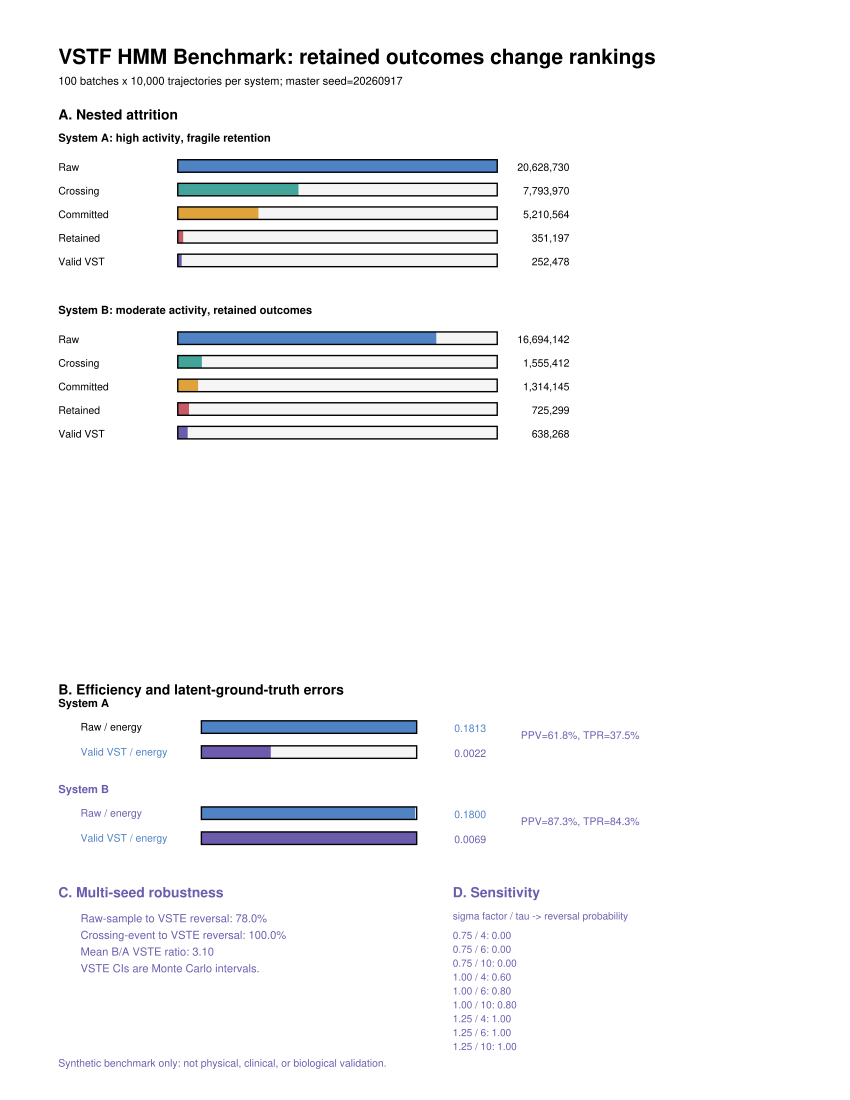

Reproduce this figure in Python.
#!/usr/bin/env python3
"""Hidden-Markov benchmark for the Valid State Transition Framework.

The benchmark is a reproducible methodological stress test. It compares two
synthetic systems with similar raw activity efficiency but different retention,
domain validity, and full-boundary cost. It repeats the experiment over
independent seeds, computes latent-ground-truth error rates, and runs a small
sensitivity sweep plus controlled ablations so that the ranking reversal is not
tied to one realization or one simultaneously changed parameter bundle.
"""

from __future__ import annotations

from dataclasses import dataclass, replace
from pathlib import Path
import csv
import hashlib
import math
import platform
import sys
from statistics import mean, pstdev

import numpy as np
import reportlab
from reportlab.lib import colors
from reportlab.lib.pagesizes import letter
from reportlab.pdfgen import canvas


MASTER_SEED = 20260917
N_TRAJ = 10_000
N_BATCHES = 100
T = 72
THETA_CROSS = 0.72
POST_COMMIT = 0.65
POST_VALIDATE = 0.80
VALIDATION_LAG = 2
TAU_RET = 6
POST_RET = 0.55
HYST_LOW = 0.35
SENS_SIGMA_FACTORS = (0.75, 1.0, 1.25)
SENS_TAU_RET = (4, 6, 10)
N_SENS_BATCHES = 5
N_ABLATION_BATCHES = 20
N_EVENT_SAMPLE_ROWS = 40


@dataclass(frozen=True)
class SystemSpec:
    name: str
    short: str
    p01: float
    p10: float
    sigma: float
    domain_valid_prob: float
    energy_base: float
    energy_per_crossing: float
    energy_per_committed: float
    energy_per_valid: float


SYSTEM_A = SystemSpec(
    name="System A: high activity, fragile retention",
    short="A",
    p01=0.125,
    p10=0.225,
    sigma=0.44,
    domain_valid_prob=0.72,
    energy_base=92.0,
    energy_per_crossing=1.15,
    energy_per_committed=2.30,
    energy_per_valid=3.20,
)

SYSTEM_B = SystemSpec(
    name="System B: moderate activity, retained outcomes",
    short="B",
    p01=0.024,
    p10=0.048,
    sigma=0.27,
    domain_valid_prob=0.88,
    energy_base=88.0,
    energy_per_crossing=0.95,
    energy_per_committed=1.45,
    energy_per_valid=2.10,
)

SYSTEMS = (SYSTEM_A, SYSTEM_B)


def simulate_hidden(spec: SystemSpec, rng: np.random.Generator) -> tuple[np.ndarray, np.ndarray]:
    x = np.zeros((N_TRAJ, T), dtype=np.int8)
    for t in range(1, T):
        prev = x[:, t - 1]
        u = rng.random(N_TRAJ)
        x[:, t] = np.where(prev == 0, (u < spec.p01).astype(np.int8), (u >= spec.p10).astype(np.int8))
    y = rng.normal(loc=x.astype(float), scale=spec.sigma)
    return x, y


def filter_posterior(spec: SystemSpec, y: np.ndarray) -> np.ndarray:
    """Stable two-state forward filter with Gaussian emissions."""
    p = np.full(y.shape[0], 0.06, dtype=float)
    post = np.zeros_like(y, dtype=float)
    for t in range(y.shape[1]):
        if t > 0:
            p = (1.0 - p) * spec.p01 + p * (1.0 - spec.p10)
        p = np.clip(p, 1e-9, 1.0 - 1e-9)
        obs = y[:, t]
        logit_prior = np.log(p / (1.0 - p))
        log_likelihood_ratio = -0.5 * ((obs - 1.0) / spec.sigma) ** 2 + 0.5 * (obs / spec.sigma) ** 2
        z = np.clip(logit_prior + log_likelihood_ratio, -40.0, 40.0)
        p = 1.0 / (1.0 + np.exp(-z))
        post[:, t] = p
    return post


def add_derived(row: dict[str, float]) -> dict[str, float]:
    row = dict(row)
    row["raw_per_energy"] = row["raw_activity"] / row["energy"]
    row["crossings_per_energy"] = row["crossings"] / row["energy"]
    row["committed_per_energy"] = row["committed"] / row["energy"]
    row["retained_per_energy"] = row["retained"] / row["energy"]
    row["vste"] = row["valid_vst"] / row["energy"]
    row["candidate_yield"] = row["valid_vst"] / max(row["crossings"], 1.0)
    row["commit_yield"] = row["valid_vst"] / max(row["committed"], 1.0)
    row["retention_yield"] = row["retained"] / max(row["committed"], 1.0)
    row["validity_yield"] = row["valid_vst"] / max(row["retained"], 1.0)
    row["downstream_rejection_fraction"] = row["false_success"] / max(row["committed"], 1.0)
    row["downstream_rejection_resolved_fraction"] = row["false_success"] / max(row["false_success"] + row["valid_vst"], 1.0)
    row["true_positive"] = row["valid_vst"] - row["false_acceptance"]
    row["precision_ppv"] = row["true_positive"] / max(row["valid_vst"], 1.0)
    row["sensitivity_tpr"] = row["true_positive"] / max(row["latent_valid"], 1.0)
    row["false_discovery_fraction"] = row["false_acceptance"] / max(row["valid_vst"], 1.0)
    row["far"] = row["false_acceptance"] / max(row["resolved"] - row["latent_valid"], 1.0)
    row["frr"] = row["false_rejection"] / max(row["latent_valid"], 1.0)
    row["pending_fraction"] = row["pending"] / max(row["committed"], 1.0)
    return row


def summarize_events(spec: SystemSpec, rng: np.random.Generator, tau_ret: int = TAU_RET) -> dict[str, float]:
    x, y = simulate_hidden(spec, rng)
    post = filter_posterior(spec, y)
    totals = {
        "raw_activity": 0.0,
        "crossings": 0.0,
        "committed": 0.0,
        "retained": 0.0,
        "valid_vst": 0.0,
        "false_success": 0.0,
        "false_acceptance": 0.0,
        "false_rejection": 0.0,
        "latent_valid": 0.0,
        "pending": 0.0,
        "resolved": 0.0,
        "energy": 0.0,
    }

    for i in range(N_TRAJ):
        yi = y[i]
        xi = x[i]
        pi = post[i]
        totals["raw_activity"] += float(np.sum(yi >= THETA_CROSS))

        armed = True
        crossings: list[int] = []
        for t, obs in enumerate(yi):
            if armed and obs >= THETA_CROSS:
                crossings.append(t)
                armed = False
            elif not armed and obs <= HYST_LOW:
                armed = True
        totals["crossings"] += len(crossings)

        committed = 0
        valid = 0
        for t in crossings:
            if pi[t] < POST_COMMIT:
                continue
            committed += 1
            totals["committed"] += 1
            v = t + VALIDATION_LAG
            end = v + tau_ret
            if end >= T:
                totals["pending"] += 1
                continue

            totals["resolved"] += 1
            posterior_retained = pi[v] >= POST_VALIDATE and float(np.min(pi[v : end + 1])) >= POST_RET
            latent_retained = xi[v] == 1 and bool(np.all(xi[v : end + 1] == 1))
            domain_truth = rng.random() <= spec.domain_valid_prob
            domain_observed = rng.random() <= spec.domain_valid_prob
            ground_truth = latent_retained and domain_truth
            accepted = posterior_retained and domain_observed

            if ground_truth:
                totals["latent_valid"] += 1
            if posterior_retained:
                totals["retained"] += 1
            if accepted:
                valid += 1
                totals["valid_vst"] += 1
            else:
                totals["false_success"] += 1
            if accepted and not ground_truth:
                totals["false_acceptance"] += 1
            if (not accepted) and ground_truth:
                totals["false_rejection"] += 1

        totals["energy"] += (
            spec.energy_base
            + spec.energy_per_crossing * len(crossings)
            + spec.energy_per_committed * committed
            + spec.energy_per_valid * valid
        )

    return add_derived(totals)


def collect_event_sample(spec: SystemSpec, rng: np.random.Generator, max_rows: int) -> list[dict[str, float | int | str]]:
    x, y = simulate_hidden(spec, rng)
    post = filter_posterior(spec, y)
    rows: list[dict[str, float | int | str]] = []

    for i in range(N_TRAJ):
        yi = y[i]
        xi = x[i]
        pi = post[i]
        armed = True
        crossings: list[int] = []
        for t, obs in enumerate(yi):
            if armed and obs >= THETA_CROSS:
                crossings.append(t)
                armed = False
            elif not armed and obs <= HYST_LOW:
                armed = True

        event_id = 0
        for t in crossings:
            if pi[t] < POST_COMMIT:
                continue
            v = t + VALIDATION_LAG
            end = v + TAU_RET
            event_id += 1
            if end >= T:
                rows.append(
                    {
                        "system": spec.short,
                        "trajectory_id": i,
                        "event_id": event_id,
                        "t_cross": t,
                        "t_validate": v,
                        "t_end": end,
                        "y_cross": yi[t],
                        "posterior_commit": pi[t],
                        "posterior_validate": "",
                        "min_posterior_retention": "",
                        "latent_retained": "",
                        "posterior_retained": "",
                        "domain_truth": "",
                        "domain_observed": "",
                        "latent_truth_z": "",
                        "operational_decision_a": "",
                        "outcome": "pending",
                    }
                )
                continue

            posterior_retained = pi[v] >= POST_VALIDATE and float(np.min(pi[v : end + 1])) >= POST_RET
            latent_retained = xi[v] == 1 and bool(np.all(xi[v : end + 1] == 1))
            domain_truth = rng.random() <= spec.domain_valid_prob
            domain_observed = rng.random() <= spec.domain_valid_prob
            latent_truth = latent_retained and domain_truth
            accepted = posterior_retained and domain_observed
            if accepted and latent_truth:
                outcome = "true_positive"
            elif accepted:
                outcome = "false_acceptance"
            elif latent_truth:
                outcome = "false_rejection"
            else:
                outcome = "true_negative_or_downstream_rejection"
            rows.append(
                {
                    "system": spec.short,
                    "trajectory_id": i,
                    "event_id": event_id,
                    "t_cross": t,
                    "t_validate": v,
                    "t_end": end,
                    "y_cross": yi[t],
                    "posterior_commit": pi[t],
                    "posterior_validate": pi[v],
                    "min_posterior_retention": float(np.min(pi[v : end + 1])),
                    "latent_retained": int(latent_retained),
                    "posterior_retained": int(posterior_retained),
                    "domain_truth": int(domain_truth),
                    "domain_observed": int(domain_observed),
                    "latent_truth_z": int(latent_truth),
                    "operational_decision_a": int(accepted),
                    "outcome": outcome,
                }
            )
            if len(rows) >= max_rows:
                return rows
    return rows


def run_batch(seed: int, tau_ret: int = TAU_RET, sigma_factor: float = 1.0) -> dict[str, dict[str, float]]:
    rng = np.random.default_rng(seed)
    out: dict[str, dict[str, float]] = {}
    for spec in SYSTEMS:
        adjusted = replace(spec, sigma=spec.sigma * sigma_factor)
        out[spec.short] = summarize_events(adjusted, rng, tau_ret=tau_ret)
    return out


def mean_ci(values: list[float]) -> tuple[float, float, float]:
    m = mean(values)
    if len(values) < 2:
        return m, m, m
    se = pstdev(values) / math.sqrt(len(values))
    return m, m - 1.96 * se, m + 1.96 * se


def monte_carlo() -> tuple[dict[str, dict[str, float]], dict[str, float]]:
    batches = [run_batch(MASTER_SEED + 1009 * i) for i in range(N_BATCHES)]
    aggregate: dict[str, dict[str, float]] = {}
    derived = {
        "raw_per_energy",
        "crossings_per_energy",
        "committed_per_energy",
        "retained_per_energy",
        "vste",
        "candidate_yield",
        "commit_yield",
        "retention_yield",
        "validity_yield",
        "downstream_rejection_fraction",
        "downstream_rejection_resolved_fraction",
        "true_positive",
        "precision_ppv",
        "sensitivity_tpr",
        "false_discovery_fraction",
        "far",
        "frr",
        "pending_fraction",
    }
    for short in ("A", "B"):
        totals: dict[str, float] = {}
        for key in batches[0][short]:
            if key not in derived:
                totals[key] = sum(batch[short][key] for batch in batches)
        aggregate[short] = add_derived(totals)

    raw_a = [b["A"]["raw_per_energy"] for b in batches]
    raw_b = [b["B"]["raw_per_energy"] for b in batches]
    vste_a = [b["A"]["vste"] for b in batches]
    vste_b = [b["B"]["vste"] for b in batches]
    reversal = [ra > rb and vb > va for ra, rb, va, vb in zip(raw_a, raw_b, vste_a, vste_b)]
    crossing_reversal = [b["A"]["crossings_per_energy"] > b["B"]["crossings_per_energy"] and b["B"]["vste"] > b["A"]["vste"] for b in batches]
    committed_reversal = [b["A"]["committed_per_energy"] > b["B"]["committed_per_energy"] and b["B"]["vste"] > b["A"]["vste"] for b in batches]
    retained_reversal = [b["A"]["retained_per_energy"] > b["B"]["retained_per_energy"] and b["B"]["vste"] > b["A"]["vste"] for b in batches]
    vste_a_ci = mean_ci(vste_a)
    vste_b_ci = mean_ci(vste_b)
    stats = {
        "n_batches": float(N_BATCHES),
        "n_traj_per_batch": float(N_TRAJ),
        "ranking_reversal_probability": sum(reversal) / len(reversal),
        "crossing_to_vste_reversal_probability": sum(crossing_reversal) / len(crossing_reversal),
        "committed_to_vste_reversal_probability": sum(committed_reversal) / len(committed_reversal),
        "retained_to_vste_reversal_probability": sum(retained_reversal) / len(retained_reversal),
        "mean_vste_ratio_b_over_a": mean(vb / va for va, vb in zip(vste_a, vste_b)),
        "mean_raw_ratio_a_over_b": mean(ra / rb for ra, rb in zip(raw_a, raw_b)),
        "vste_a_mean": vste_a_ci[0],
        "vste_a_ci_low": vste_a_ci[1],
        "vste_a_ci_high": vste_a_ci[2],
        "vste_b_mean": vste_b_ci[0],
        "vste_b_ci_low": vste_b_ci[1],
        "vste_b_ci_high": vste_b_ci[2],
    }
    return aggregate, stats


def ablation_systems(kind: str) -> tuple[SystemSpec, SystemSpec]:
    if kind == "combined":
        return SYSTEM_A, SYSTEM_B
    common = SYSTEM_A
    if kind == "dynamics_only":
        return common, replace(common, p01=SYSTEM_B.p01, p10=SYSTEM_B.p10, name="System B: dynamics-only", short="B")
    if kind == "noise_only":
        return common, replace(common, sigma=SYSTEM_B.sigma, name="System B: noise-only", short="B")
    if kind == "domain_only":
        return common, replace(common, domain_valid_prob=SYSTEM_B.domain_valid_prob, name="System B: domain-only", short="B")
    if kind == "cost_only":
        return common, replace(
            common,
            energy_base=SYSTEM_B.energy_base,
            energy_per_crossing=SYSTEM_B.energy_per_crossing,
            energy_per_committed=SYSTEM_B.energy_per_committed,
            energy_per_valid=SYSTEM_B.energy_per_valid,
            name="System B: cost-only",
            short="B",
        )
    if kind == "equal_domain":
        return SYSTEM_A, replace(SYSTEM_B, domain_valid_prob=SYSTEM_A.domain_valid_prob, name="System B: equal-domain", short="B")
    raise ValueError(kind)


def run_pair(seed: int, spec_a: SystemSpec, spec_b: SystemSpec) -> dict[str, dict[str, float]]:
    rng = np.random.default_rng(seed)
    return {"A": summarize_events(spec_a, rng), "B": summarize_events(spec_b, rng)}


def ablations() -> list[dict[str, float | str]]:
    rows: list[dict[str, float | str]] = []
    for kind in ["dynamics_only", "noise_only", "domain_only", "cost_only", "equal_domain", "combined"]:
        spec_a, spec_b = ablation_systems(kind)
        reversals = []
        crossing_reversals = []
        ratios = []
        for i in range(N_ABLATION_BATCHES):
            batch = run_pair(MASTER_SEED + 90_000 + 1009 * i, spec_a, spec_b)
            reversals.append(batch["A"]["raw_per_energy"] > batch["B"]["raw_per_energy"] and batch["B"]["vste"] > batch["A"]["vste"])
            crossing_reversals.append(batch["A"]["crossings_per_energy"] > batch["B"]["crossings_per_energy"] and batch["B"]["vste"] > batch["A"]["vste"])
            ratios.append(batch["B"]["vste"] / max(batch["A"]["vste"], 1e-12))
        rows.append(
            {
                "ablation": kind,
                "n_batches": float(N_ABLATION_BATCHES),
                "raw_to_vste_reversal_probability": sum(reversals) / len(reversals),
                "crossing_to_vste_reversal_probability": sum(crossing_reversals) / len(crossing_reversals),
                "mean_vste_ratio_b_over_a": mean(ratios),
            }
        )
    return rows


def sensitivity() -> list[dict[str, float]]:
    rows: list[dict[str, float]] = []
    for sigma_factor in SENS_SIGMA_FACTORS:
        for tau_ret in SENS_TAU_RET:
            wins = 0
            for i in range(N_SENS_BATCHES):
                batch = run_batch(MASTER_SEED + 50_000 + i * 1009, tau_ret=tau_ret, sigma_factor=sigma_factor)
                wins += int(batch["A"]["raw_per_energy"] > batch["B"]["raw_per_energy"] and batch["B"]["vste"] > batch["A"]["vste"])
            rows.append({"sigma_factor": sigma_factor, "tau_ret": float(tau_ret), "reversal_probability": wins / float(N_SENS_BATCHES)})
    return rows


def write_summary_csv(path: Path, aggregate: dict[str, dict[str, float]]) -> None:
    fields = [
        "system",
        "raw_activity",
        "crossings",
        "committed",
        "retained",
        "valid_vst",
        "false_success",
        "false_acceptance",
        "false_rejection",
        "latent_valid",
        "pending",
        "resolved",
        "energy",
        "raw_per_energy",
        "crossings_per_energy",
        "committed_per_energy",
        "retained_per_energy",
        "vste",
        "candidate_yield",
        "commit_yield",
        "retention_yield",
        "validity_yield",
        "downstream_rejection_fraction",
        "downstream_rejection_resolved_fraction",
        "true_positive",
        "precision_ppv",
        "sensitivity_tpr",
        "false_discovery_fraction",
        "far",
        "frr",
        "pending_fraction",
    ]
    names = {"A": SYSTEM_A.name, "B": SYSTEM_B.name}
    with path.open("w", newline="") as f:
        writer = csv.DictWriter(f, fieldnames=fields)
        writer.writeheader()
        for short, row in aggregate.items():
            writer.writerow({"system": names[short], **{k: row[k] for k in fields if k != "system"}})


def write_metric_csv(path: Path, stats: dict[str, float]) -> None:
    with path.open("w", newline="") as f:
        writer = csv.DictWriter(f, fieldnames=["metric", "value"])
        writer.writeheader()
        for key, value in stats.items():
            writer.writerow({"metric": key, "value": value})


def write_sensitivity_csv(path: Path, rows: list[dict[str, float]]) -> None:
    with path.open("w", newline="") as f:
        writer = csv.DictWriter(f, fieldnames=["sigma_factor", "tau_ret", "reversal_probability"])
        writer.writeheader()
        writer.writerows(rows)


def write_ablation_csv(path: Path, rows: list[dict[str, float | str]]) -> None:
    with path.open("w", newline="") as f:
        writer = csv.DictWriter(
            f,
            fieldnames=[
                "ablation",
                "n_batches",
                "raw_to_vste_reversal_probability",
                "crossing_to_vste_reversal_probability",
                "mean_vste_ratio_b_over_a",
            ],
        )
        writer.writeheader()
        writer.writerows(rows)


def write_event_sample_csv(path: Path) -> None:
    rows: list[dict[str, float | int | str]] = []
    rng = np.random.default_rng(MASTER_SEED + 777)
    for spec in SYSTEMS:
        rows.extend(collect_event_sample(spec, rng, N_EVENT_SAMPLE_ROWS // 2))
    fields = [
        "system",
        "trajectory_id",
        "event_id",
        "t_cross",
        "t_validate",
        "t_end",
        "y_cross",
        "posterior_commit",
        "posterior_validate",
        "min_posterior_retention",
        "latent_retained",
        "posterior_retained",
        "domain_truth",
        "domain_observed",
        "latent_truth_z",
        "operational_decision_a",
        "outcome",
    ]
    with path.open("w", newline="") as f:
        writer = csv.DictWriter(f, fieldnames=fields)
        writer.writeheader()
        writer.writerows(rows)


def sha256(path: Path) -> str:
    h = hashlib.sha256()
    with path.open("rb") as f:
        for chunk in iter(lambda: f.read(1024 * 1024), b""):
            h.update(chunk)
    return h.hexdigest()


def write_reproducibility_manifest(path: Path, output_files: list[Path]) -> None:
    lines = [
        "# VSTF HMM Benchmark Reproducibility Manifest",
        "",
        f"Python: {sys.version.split()[0]}",
        f"Platform: {platform.platform()}",
        f"NumPy: {np.__version__}",
        f"ReportLab: {reportlab.Version}",
        f"Master seed: {MASTER_SEED}",
        f"Trajectories per batch: {N_TRAJ}",
        f"Monte Carlo batches: {N_BATCHES}",
        f"Sensitivity batches per cell: {N_SENS_BATCHES}",
        f"Ablation batches per cell: {N_ABLATION_BATCHES}",
        f"Event-sample rows: {N_EVENT_SAMPLE_ROWS}",
        "",
        "Reproduction command:",
        "",
        "```bash",
        "python3 vstf_hmm_benchmark.py",
        "```",
        "",
        "SHA-256 outputs:",
        "",
    ]
    for file_path in output_files:
        lines.append(f"- `{file_path.name}`: `{sha256(file_path)}`")
    path.write_text("\n".join(lines) + "\n")


def draw_bar(c: canvas.Canvas, x: float, y: float, width: float, height: float, frac: float, color) -> None:
    c.setFillColor(colors.whitesmoke)
    c.rect(x, y, width, height, fill=1, stroke=0)
    c.setFillColor(color)
    c.rect(x, y, width * max(0.0, min(1.0, frac)), height, fill=1, stroke=0)
    c.setStrokeColor(colors.black)
    c.rect(x, y, width, height, fill=0, stroke=1)


def write_pdf(path: Path, aggregate: dict[str, dict[str, float]], stats: dict[str, float], sens: list[dict[str, float]]) -> None:
    c = canvas.Canvas(str(path), pagesize=letter)
    _, height = letter
    c.setFont("Helvetica-Bold", 15)
    c.drawString(42, height - 46, "VSTF HMM Benchmark: retained outcomes change rankings")
    c.setFont("Helvetica", 8)
    c.drawString(42, height - 61, f"{N_BATCHES} batches x {N_TRAJ:,} trajectories per system; master seed={MASTER_SEED}")

    metrics = ["raw_activity", "crossings", "committed", "retained", "valid_vst"]
    labels = ["Raw", "Crossing", "Committed", "Retained", "Valid VST"]
    palette = [colors.HexColor("#4f83c4"), colors.HexColor("#43a49a"), colors.HexColor("#e0a23b"), colors.HexColor("#c45b65"), colors.HexColor("#6d5cae")]
    max_raw = max(s["raw_activity"] for s in aggregate.values())
    y0 = height - 110
    c.setFont("Helvetica-Bold", 10)
    c.drawString(42, y0 + 24, "A. Nested attrition")
    for idx, short in enumerate(("A", "B")):
        summary = aggregate[short]
        y = y0 - idx * 124
        c.setFont("Helvetica-Bold", 8)
        c.drawString(42, y + 8, SYSTEM_A.name if short == "A" else SYSTEM_B.name)
        for j, (m, lab) in enumerate(zip(metrics, labels)):
            yy = y - 14 - j * 17
            draw_bar(c, 128, yy, 230, 9, summary[m] / max_raw, palette[j])
            c.setFillColor(colors.black)
            c.setFont("Helvetica", 7.5)
            c.drawString(42, yy + 1, lab)
            c.drawRightString(410, yy + 1, f"{summary[m]:,.0f}")

    y = 292
    c.setFont("Helvetica-Bold", 10)
    c.drawString(42, y, "B. Efficiency and latent-ground-truth errors")
    max_raw_eff = max(s["raw_per_energy"] for s in aggregate.values())
    max_vste = max(s["vste"] for s in aggregate.values())
    for idx, short in enumerate(("A", "B")):
        summary = aggregate[short]
        yy = y - 36 - idx * 62
        c.setFont("Helvetica-Bold", 8)
        c.drawString(42, yy + 27, "System A" if short == "A" else "System B")
        c.setFont("Helvetica", 7.5)
        c.drawString(58, yy + 10, "Raw / energy")
        draw_bar(c, 145, yy + 8, 155, 9, summary["raw_per_energy"] / max_raw_eff, colors.HexColor("#4f83c4"))
        c.drawRightString(350, yy + 9, f"{summary['raw_per_energy']:.4f}")
        c.drawString(58, yy - 8, "Valid VST / energy")
        draw_bar(c, 145, yy - 10, 155, 9, summary["vste"] / max_vste, colors.HexColor("#6d5cae"))
        c.drawRightString(350, yy - 9, f"{summary['vste']:.4f}")
        c.drawString(375, yy + 4, f"PPV={summary['precision_ppv']:.1%}, TPR={summary['sensitivity_tpr']:.1%}")

    c.setFont("Helvetica-Bold", 10)
    c.drawString(42, 146, "C. Multi-seed robustness")
    c.setFont("Helvetica", 8)
    lines = [
        f"Raw-sample to VSTE reversal: {stats['ranking_reversal_probability']:.1%}",
        f"Crossing-event to VSTE reversal: {stats['crossing_to_vste_reversal_probability']:.1%}",
        f"Mean B/A VSTE ratio: {stats['mean_vste_ratio_b_over_a']:.2f}",
        f"VSTE CIs are Monte Carlo intervals.",
    ]
    for i, line in enumerate(lines):
        c.drawString(58, 128 - i * 12, line)

    c.setFont("Helvetica-Bold", 10)
    c.drawString(326, 146, "D. Sensitivity")
    c.setFont("Helvetica", 7.2)
    c.drawString(326, 130, "sigma factor / tau -> reversal probability")
    for i, row in enumerate(sens[:9]):
        c.drawString(326, 116 - i * 10, f"{row['sigma_factor']:.2f} / {int(row['tau_ret'])}: {row['reversal_probability']:.2f}")

    c.setFont("Helvetica", 7.5)
    c.drawString(42, 24, "Synthetic benchmark only: not physical, clinical, or biological validation.")
    c.showPage()
    c.save()


def main() -> None:
    out_dir = Path("/Users/mpetr/Desktop")
    aggregate, stats = monte_carlo()
    sens = sensitivity()
    abl = ablations()
    write_summary_csv(out_dir / "vstf_hmm_benchmark_summary.csv", aggregate)
    write_metric_csv(out_dir / "vstf_hmm_benchmark_monte_carlo.csv", stats)
    write_sensitivity_csv(out_dir / "vstf_hmm_benchmark_sensitivity.csv", sens)
    write_ablation_csv(out_dir / "vstf_hmm_benchmark_ablations.csv", abl)
    output_files = [
        out_dir / "vstf_hmm_benchmark_summary.csv",
        out_dir / "vstf_hmm_benchmark_monte_carlo.csv",
        out_dir / "vstf_hmm_benchmark_sensitivity.csv",
        out_dir / "vstf_hmm_benchmark_ablations.csv",
        out_dir / "vstf_hmm_event_sample.csv",
        out_dir / "vstf_hmm_benchmark.pdf",
    ]
    write_event_sample_csv(output_files[4])
    write_pdf(output_files[5], aggregate, stats, sens)
    write_reproducibility_manifest(out_dir / "REPRODUCIBILITY.md", output_files)

    print("Monte Carlo benchmark")
    for short in ("A", "B"):
        row = aggregate[short]
        print("System A" if short == "A" else "System B")
        for key in [
            "raw_activity",
            "crossings",
            "committed",
            "retained",
            "valid_vst",
            "false_success",
            "false_acceptance",
            "false_rejection",
            "true_positive",
            "latent_valid",
            "pending",
            "energy",
            "raw_per_energy",
            "crossings_per_energy",
            "committed_per_energy",
            "retained_per_energy",
            "vste",
            "candidate_yield",
            "precision_ppv",
            "sensitivity_tpr",
            "false_discovery_fraction",
        ]:
            print(f"  {key}: {row[key]:.6g}")
    for key, value in stats.items():
        print(f"{key}: {value:.6g}")
    for row in abl:
        print(
            f"ablation {row['ablation']}: raw_to_vste={row['raw_to_vste_reversal_probability']:.3g}, "
            f"crossing_to_vste={row['crossing_to_vste_reversal_probability']:.3g}, "
            f"ratio={row['mean_vste_ratio_b_over_a']:.3g}"
        )


if __name__ == "__main__":
    main()
